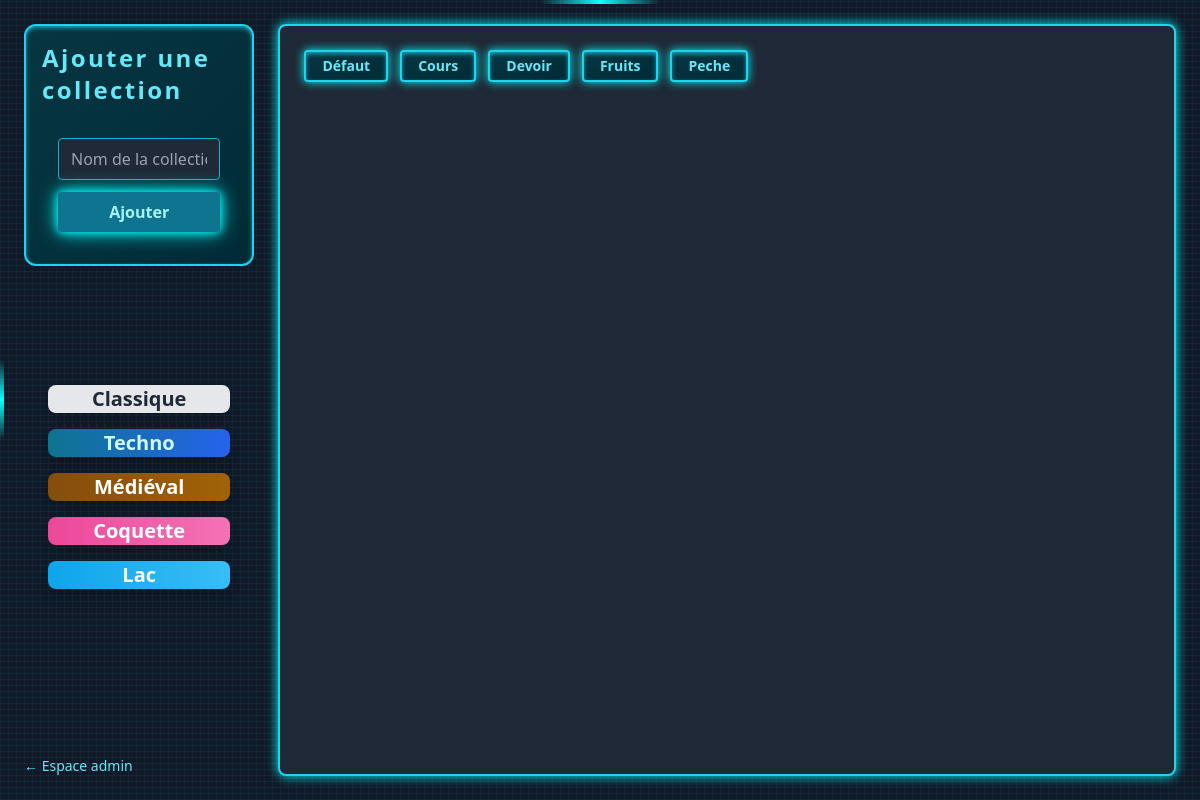
/?theme=techno, run on an earlier commit of the app's database.
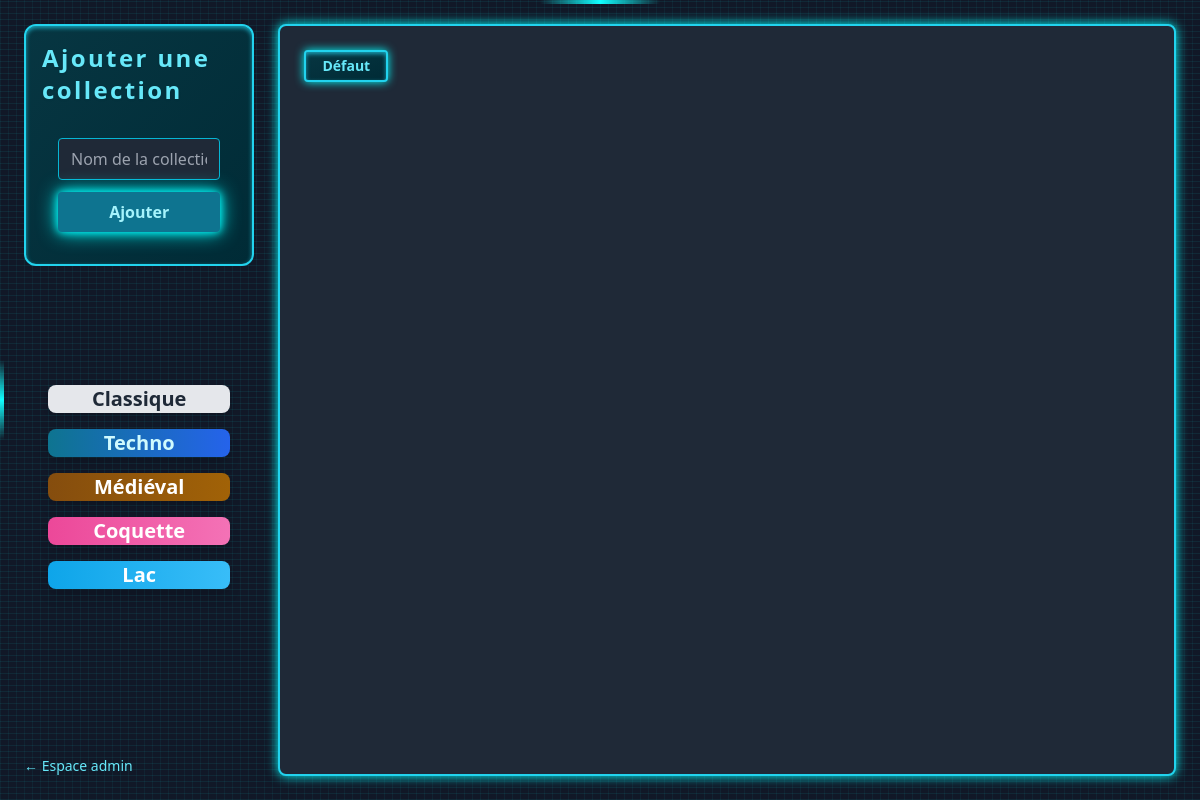
And on a later commit of the database.
### tasks/models.py (models this page shows, shortened)
class Collection(models.Model):
    name = models.CharField(max_length=80)
    slug = models.SlugField()
    @classmethod
    def get_default_collection(cls) -> "Collection":
        collection, _ = cls.objects.get_or_create(name='Défaut', slug='_defaut')
        return collection

### tasks/views.py (the view)
# urls.py: path('', task_views.index , name='home'),
def index(request):
    theme = getattr(request, 'theme', 'classique')  # 'classique' est ton thème de base
    collection_slug = request.GET.get("collection")
    collection = Collection.get_default_collection()
    if collection_slug:
        collection = get_object_or_404(Collection, slug=collection_slug)
        tasks = collection.task_set.order_by('description')
    else:
        collection = None
        tasks = None
    context = {
        'collections': Collection.objects.order_by('slug'),
        'collection': collection,
        'tasks': tasks,
        'theme': theme,
    }
    return render(request, f'tasks/{theme}.html', context=context)

### tasks/models.py (called while the page is built)
    def __call__(self, request):
        theme = request.GET.get("theme")
        if theme in ["classique", "techno", "medieval", "coquette", "lac"]:
            request.session["theme"] = theme
        request.theme = request.session.get("theme", "classique")
        return self.get_response(request)

### tasks/templates/tasks/techno.html (shortened to what this page needs)
<!doctype html>
<html lang="fr" class="bg-gray-900 text-cyan-300">
<head>
  <script src="https://cdn.tailwindcss.com"></script>
</head>
<body class="min-h-screen flex gap-6 p-6 bg-techno-glitch text-cyan-300">
  <aside class="w-1/5 flex flex-col justify-between text-cyan-300">
    <div class="space-y-4 p-4 rounded-xl shadow space-y-3 bg-gradient-to-br from-[#073642] to-[#002b36] border-2 border-cyan-400 shadow-inner shadow-cyan-400/70  ">
      <h2 class="text-2xl drop-shadow-sm font-bold tracking-widest">Ajouter une collection</h2>
      <form method="POST" action="{% url 'add' %}" class="flex flex-col gap-3 p-4 rounded-lg text-cyan-300">
        <input type="text" name="name" required placeholder="Nom de la collection"
               class="px-3 py-2 bg-gray-800 text-cyan-300 rounded border border-cyan-500 focus:outline-none focus:ring-2 focus:ring-cyan-400" />
        <button type="submit"
          class="bg-cyan-700 text-cyan-200 font-bold rounded shadow-[0_0_8px_#0ff,0_0_20px_#0ff] hover:shadow-[0_0_20px_#0ff,0_0_40px_#0ff] hover:bg-cyan-500 hover:text-black transition px-4 py-2 w-full">
          Ajouter
        </button>
      </form>
    </div>
    {% include "tasks/theme.html" %}
    <div class="mt-12 text-sm">
      <a href="/admin" class="hover:text-cyan-400 transition">← Espace admin</a>
    </div>
  </aside>
  <main class="flex-1 p-6 bg-gray-800 border-2 border-cyan-400 shadow-[0_0_12px_#0ff] rounded-lg relative overflow-hidden">
    <div class="absolute left-6 top-6 flex gap-3">
      {% for collection in collections %}
        <form method="get" action="">
          <button type="submit" name="collection" value="{{ collection.slug }}"
                  class="bg-gradient-to-br from-[#073642] to-[#002b36] border-2 border-cyan-400 text-cyan-300 shadow-inner shadow-cyan-400/70 filter drop-shadow-[0_0_5px_#0ff] px-4 py-1 text-sm font-semibold hover:bg-cyan-900 hover:shadow-lg transition rounded">
            {{ collection.name }}
          </button>
        </form>
      {% endfor %}
    </div>
  </main>
</body>
</html>

What changed in the data, as far as the page shows it:
removed Collection: name "Cours"
removed Collection: name "Devoir"
removed Collection: name "Fruits"
removed Collection: name "Peche"
